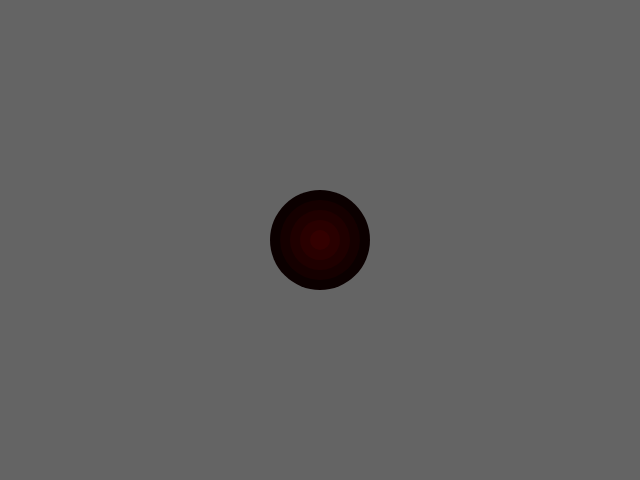
Frame 1 (no input)
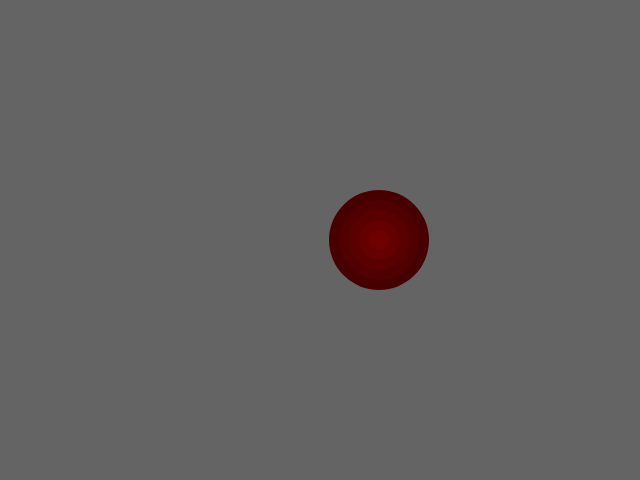
Frame 60 (no input)
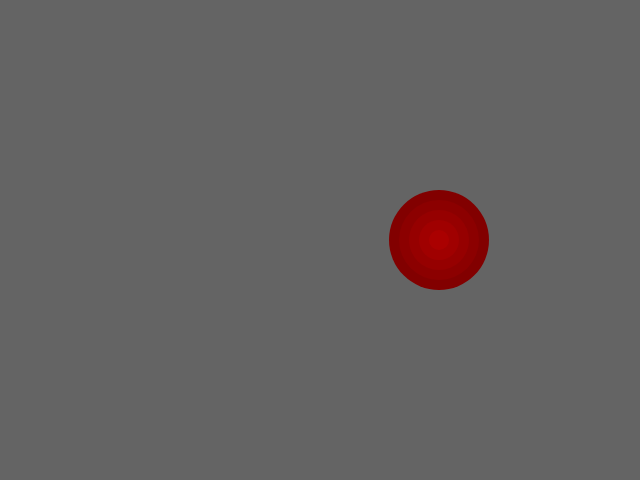
Frame 120 (the mouse pressed at the canvas centre since frame 60)

The p5.js sketch that drew these frames (run headless with seeded random() and noise() and a simulated clock; from frame 60 on, the mouse is pressed at the canvas centre):

// p5.js sketch
// ── sketch.js
var xPosition;
var yPosition;
var colorIncrease = 10;

function setup() {
  createCanvas(640, 480);
  noStroke();
  xPosition = width / 2;
  yPosition = height / 2;
}

function draw() {
  background(100);
  ellipseMode(CENTER);

  fill (frameCount + colorIncrease, 0, 0);
  ellipse(xPosition, yPosition, 100, 100);

  fill (frameCount + colorIncrease * 2, 0, 0);
  ellipse(xPosition, yPosition, 80, 80);

  fill (frameCount + colorIncrease * 3, 0, 0);
  ellipse(xPosition, yPosition, 60, 60);

  fill (frameCount + colorIncrease * 4, 0, 0);
  ellipse(xPosition, yPosition, 40, 40);

  fill (frameCount + colorIncrease * 5, 0, 0);
  ellipse(xPosition, yPosition, 20, 20);

  xPosition = xPosition + 1;
}
